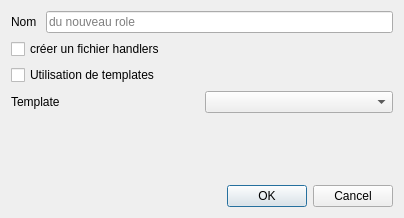
<?xml version="1.0" encoding="UTF-8"?>
<ui version="4.0">
 <class>newRoleForm</class>
 <widget class="QDialog" name="newRoleForm">
  <property name="geometry">
   <rect>
    <x>0</x>
    <y>0</y>
    <width>404</width>
    <height>218</height>
   </rect>
  </property>
  <property name="windowTitle">
   <string>Dialog</string>
  </property>
  <layout class="QVBoxLayout" name="verticalLayout_2">
   <item>
    <layout class="QVBoxLayout" name="verticalLayout">
     <item>
      <layout class="QVBoxLayout" name="verticalLayout_3">
       <item>
        <layout class="QHBoxLayout" name="horizontalLayout">
         <item>
          <widget class="QLabel" name="labelRoleNameField">
           <property name="text">
            <string>Nom </string>
           </property>
          </widget>
         </item>
         <item>
          <widget class="QLineEdit" name="roleNameField">
           <property name="placeholderText">
            <string>du nouveau role</string>
           </property>
          </widget>
         </item>
        </layout>
       </item>
       <item>
        <widget class="QCheckBox" name="checkBoxHandlers">
         <property name="text">
          <string>créer un fichier handlers</string>
         </property>
        </widget>
       </item>
       <item>
        <widget class="QCheckBox" name="checkBoxTemplateUse">
         <property name="text">
          <string>Utilisation de templates</string>
         </property>
        </widget>
       </item>
       <item>
        <layout class="QHBoxLayout" name="horizontalLayout_2">
         <item>
          <widget class="QLabel" name="label">
           <property name="text">
            <string>Template </string>
           </property>
          </widget>
         </item>
         <item>
          <widget class="QComboBox" name="comboBoxRoleTemplate">
           <property name="toolTip">
            <string/>
           </property>
          </widget>
         </item>
        </layout>
       </item>
       <item>
        <spacer name="verticalSpacer">
         <property name="orientation">
          <enum>Qt::Vertical</enum>
         </property>
         <property name="sizeHint" stdset="0">
          <size>
           <width>20</width>
           <height>40</height>
          </size>
         </property>
        </spacer>
       </item>
      </layout>
     </item>
     <item>
      <widget class="QDialogButtonBox" name="buttonBox">
       <property name="orientation">
        <enum>Qt::Horizontal</enum>
       </property>
       <property name="standardButtons">
        <set>QDialogButtonBox::Cancel|QDialogButtonBox::Ok</set>
       </property>
      </widget>
     </item>
    </layout>
   </item>
  </layout>
 </widget>
 <resources/>
 <connections>
  <connection>
   <sender>buttonBox</sender>
   <signal>accepted()</signal>
   <receiver>newRoleForm</receiver>
   <slot>accept()</slot>
   <hints>
    <hint type="sourcelabel">
     <x>248</x>
     <y>254</y>
    </hint>
    <hint type="destinationlabel">
     <x>157</x>
     <y>274</y>
    </hint>
   </hints>
  </connection>
  <connection>
   <sender>buttonBox</sender>
   <signal>rejected()</signal>
   <receiver>newRoleForm</receiver>
   <slot>reject()</slot>
   <hints>
    <hint type="sourcelabel">
     <x>316</x>
     <y>260</y>
    </hint>
    <hint type="destinationlabel">
     <x>286</x>
     <y>274</y>
    </hint>
   </hints>
  </connection>
 </connections>
</ui>
